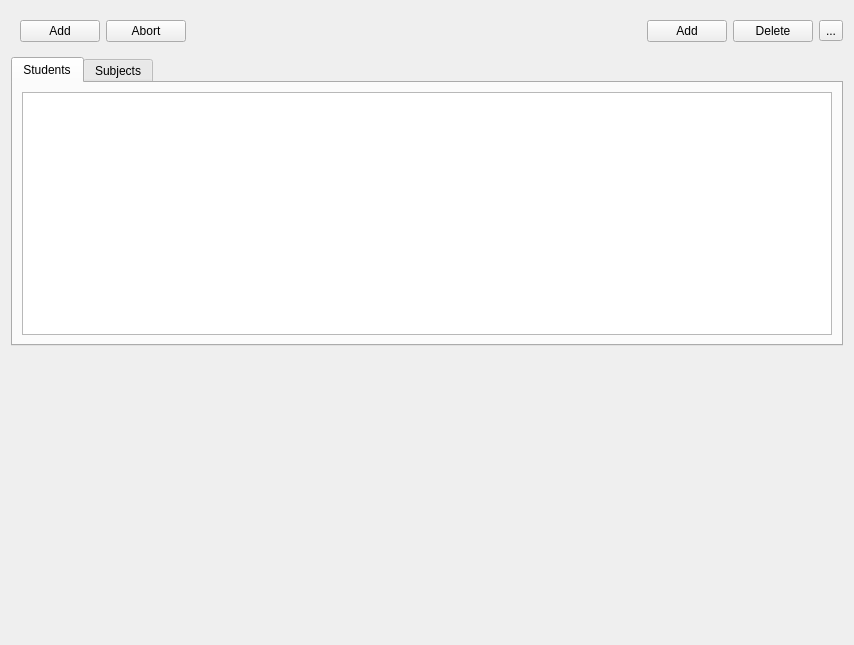
<?xml version="1.0" encoding="UTF-8"?>
<!--

Copyright (C) 2025 Davyd Stalytenko
SPDX-License-Identifier: GPL-3.0-only

This file is part of SchooliesCave.

SchooliesCave is free software: you can redistribute it and/or modify it under the terms
of the GNU General Public License as published by the Free Software Foundation, version 3
of the License only.

SchooliesCave is distributed in the hope that it will be useful, but WITHOUT ANY WARRANTY;
without even the implied warranty of MERCHANTABILITY or FITNESS FOR A PARTICULAR PURPOSE.
See the GNU General Public License for more details.

You should have received a copy of the GNU General Public License along with SchooliesCave.
If not, see <https://www.gnu.org/licenses/>.

-->
<ui version="4.0">
 <class>ClassesModule</class>
 <widget class="QWidget" name="ClassesModule">
  <property name="geometry">
   <rect>
    <x>0</x>
    <y>0</y>
    <width>854</width>
    <height>645</height>
   </rect>
  </property>
  <property name="windowTitle">
   <string>Form</string>
  </property>
  <layout class="QVBoxLayout" name="verticalLayout">
   <item>
    <layout class="QHBoxLayout" name="menuLayout">
     <item>
      <widget class="QFrame" name="itemAdditionMenu">
       <layout class="QHBoxLayout" name="additionMenuLayout">
        <item>
         <widget class="QPushButton" name="confirmItemAddition">
          <property name="text">
           <string>Add</string>
          </property>
         </widget>
        </item>
        <item>
         <widget class="QPushButton" name="abortItemAddition">
          <property name="text">
           <string>Abort</string>
          </property>
         </widget>
        </item>
       </layout>
      </widget>
     </item>
     <item>
      <spacer name="horizontalSpacer">
       <property name="orientation">
        <enum>Qt::Orientation::Horizontal</enum>
       </property>
       <property name="sizeHint" stdset="0">
        <size>
         <width>40</width>
         <height>20</height>
        </size>
       </property>
      </spacer>
     </item>
     <item>
      <widget class="QPushButton" name="addItem">
       <property name="text">
        <string>Add</string>
       </property>
      </widget>
     </item>
     <item>
      <widget class="QPushButton" name="deleteItem">
       <property name="text">
        <string>Delete</string>
       </property>
      </widget>
     </item>
     <item>
      <widget class="QToolButton" name="toolButton">
       <property name="text">
        <string>...</string>
       </property>
      </widget>
     </item>
    </layout>
   </item>
   <item>
    <widget class="QTabWidget" name="tabWidget">
     <property name="sizePolicy">
      <sizepolicy hsizetype="Expanding" vsizetype="Expanding">
       <horstretch>0</horstretch>
       <verstretch>0</verstretch>
      </sizepolicy>
     </property>
     <property name="currentIndex">
      <number>0</number>
     </property>
     <widget class="QWidget" name="studentsTab">
      <attribute name="title">
       <string>Students</string>
      </attribute>
      <layout class="QHBoxLayout" name="horizontalLayout">
       <item>
        <widget class="QListView" name="studentsList"/>
       </item>
      </layout>
     </widget>
     <widget class="QWidget" name="subjectsTab">
      <attribute name="title">
       <string>Subjects</string>
      </attribute>
      <layout class="QHBoxLayout" name="horizontalLayout_2">
       <item>
        <widget class="QListView" name="subjectsList"/>
       </item>
      </layout>
     </widget>
    </widget>
   </item>
   <item>
    <spacer name="verticalSpacer">
     <property name="orientation">
      <enum>Qt::Orientation::Vertical</enum>
     </property>
     <property name="sizeType">
      <enum>QSizePolicy::Policy::MinimumExpanding</enum>
     </property>
     <property name="sizeHint" stdset="0">
      <size>
       <width>20</width>
       <height>0</height>
      </size>
     </property>
    </spacer>
   </item>
  </layout>
 </widget>
 <resources/>
 <connections/>
</ui>
